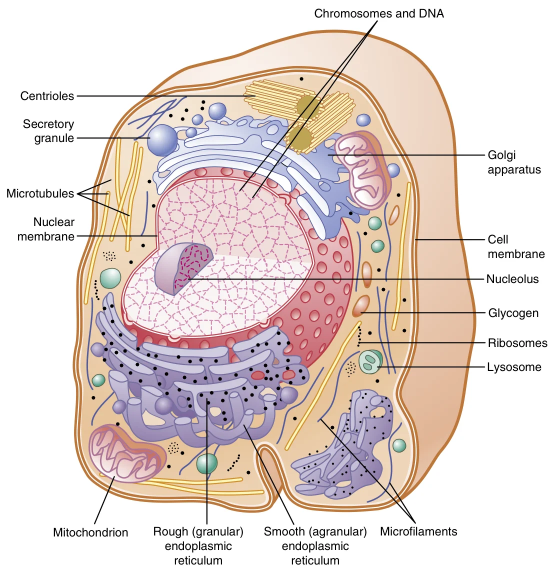
#> input picture content/figures/img/gh14-fig-02-02.webp, 1108 x 1147 px (shown at 1/2 size)
$ python -i prepare_figures.py   (imports and definitions only)
#> lines starting #> are read from the running program, lines starting #| are printed output that depends on the picture
#> further down, picture is the input picture: PIL image 1108x1147 RGB; mean R, G, B 228, 214.5, 209.9
"""iMedu rasmlarini ilova uchun tayyorlash.

    python tools/prepare_figures.py research/figures/01-rasmlar [boshqa papka ...]
    python tools/prepare_figures.py --map mapping.tsv     # har qatorda: <manba fayl> <TAB> r-chNN-MM

Har bir r-chNN-MM.(png|webp|jpg) uchun:
  * chetlaridagi bo'sh oq joy kesib olinadi, chekkadagi kulrang ramka chiziqlari öçiriladi;
  * kattalashtirilmaydi; eng uzun tomoni MAX_SIDE dan oshsa kichraytiriladi;
  * content/figures/img/ ga WebP qilib yoziladi: sxemalar (kam rangli) — lossless,
    3D rasmlar — sifat 92 (lossless hajmi 1,5 baravardan oshmasa lossless tanlanadi).
Pillow kerak (Anaconda python).
"""
import io
import os
import sys

from PIL import Image, ImageChops

OUT = os.path.join(os.path.dirname(os.path.abspath(__file__)), '..', 'content', 'figures', 'img')
MAX_SIDE = 2400
PAD = 0.025  # kesilgandan keyin qoldiriladigan oq chekka (eng uzun tomonga nisbatan)
EXTS = ('.png', '.webp', '.jpg', '.jpeg')


def trim(im):
    rgb = im.convert('RGB')
    w, h = rgb.size
#> w = 1108; h = 1147
    px = rgb.load()
    # 1) erase frame lines near the edges: a column/row in the outer 6% band where
    #    light-grey, unsaturated pixels run along more than half of the side.
    #    Only those grey pixels are painted white, so coloured drawing and dark text stay.
    def greyish(p):
        return max(p) - min(p) < 25 and 120 < p[0] < 245
    band_x, band_y = int(w * 0.06), int(h * 0.06)
#> band_x = 66; band_y = 68
    for x in list(range(band_x)) + list(range(w - band_x, w)):
        if sum(1 for y in range(0, h, 2) if greyish(px[x, y])) > 0.25 * h:
            for y in range(h):
                if greyish(px[x, y]):
                    px[x, y] = (255, 255, 255)
    for y in list(range(band_y)) + list(range(h - band_y, h)):
        if sum(1 for x in range(0, w, 2) if greyish(px[x, y])) > 0.25 * w:
            for x in range(w):
                if greyish(px[x, y]):
                    px[x, y] = (255, 255, 255)
    # 2) trim the white margins
    bg = Image.new('RGB', rgb.size, (255, 255, 255))
#> bg: PIL image 1108x1147 RGB; every value is 255
    box = ImageChops.difference(rgb, bg).convert('L').point(lambda v: 255 if v > 18 else 0).getbbox()
#> box = (14, 17, 1095, 1130)
    if not box:
        return rgb
    content = rgb.crop(box)
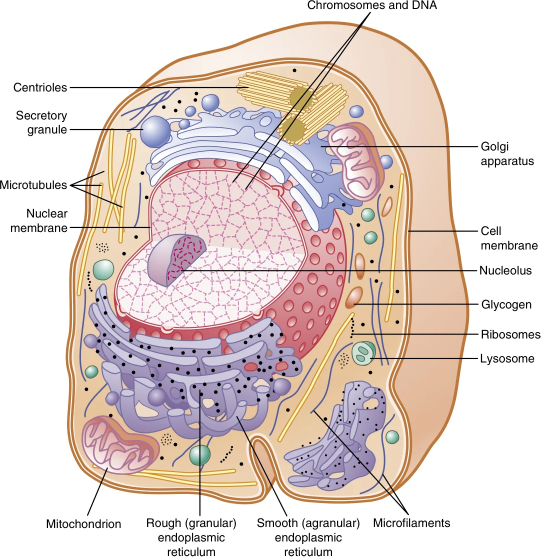
#> content: PIL image 1081x1113 RGB (shown at 1/2 size); mean R, G, B 226.5, 212.2, 207.3
    pad = int(max(content.size) * PAD)
#> pad = 27
    canvas = Image.new('RGB', (content.width + 2 * pad, content.height + 2 * pad), (255, 255, 255))
#> canvas: PIL image 1135x1167 RGB; every value is 255
    canvas.paste(content, (pad, pad))
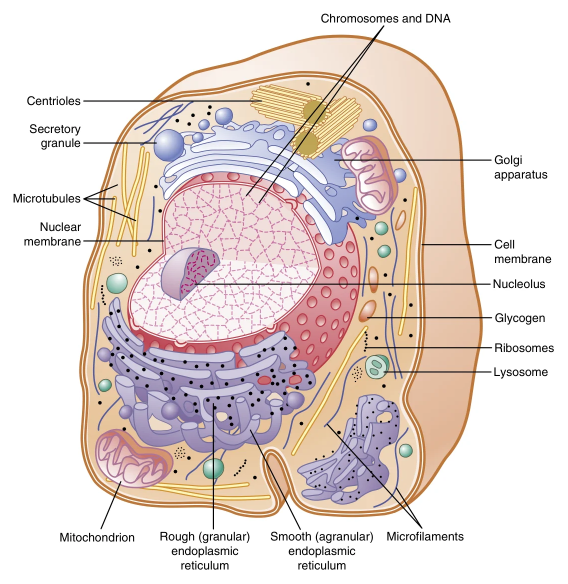
#> canvas: PIL image 1135x1167 RGB (shown at 1/2 size); mean R, G, B 229.1, 216.2, 211.7
    return canvas


def encode(im):
    lossy = io.BytesIO()
    im.save(lossy, 'WEBP', quality=92, method=6)
    lossless = io.BytesIO()
    im.save(lossless, 'WEBP', lossless=True, quality=100, method=6)
    if lossless.tell() <= 1.5 * lossy.tell():
        return lossless.getvalue(), 'lossless'
    return lossy.getvalue(), 'q92'


def process(src, fid):
    im = trim(Image.open(src))
    if max(im.size) > MAX_SIDE:
        im.thumbnail((MAX_SIDE, MAX_SIDE), Image.LANCZOS)
    data, mode = encode(im)
    with open(os.path.join(OUT, fid + '.webp'), 'wb') as f:
        f.write(data)
    print(f'{fid}: {im.size[0]}x{im.size[1]} {mode} {len(data) // 1024} KB')


def main(args):
    os.makedirs(OUT, exist_ok=True)
    if args[:1] == ['--map']:
        base = os.path.dirname(os.path.abspath(args[1]))
        for ln in open(args[1], encoding='utf-8'):
            if ln.strip() and not ln.startswith('#'):
                src, fid = [x.strip() for x in ln.split('\t')]
                process(os.path.join(base, src) if not os.path.isabs(src) else src, fid)
        return
    for d in args:
        for name in sorted(os.listdir(d)):
            stem, ext = os.path.splitext(name)
            if name.startswith('r-ch') and ext.lower() in EXTS:
                process(os.path.join(d, name), stem)


# [2 lines not run here, left out]

>>> from PIL import Image
>>> picture = Image.open('../content/figures/img/gh14-fig-02-02.webp')
>>> result = trim(picture)

$ run again, on content/figures/img/gh14-fig-04-04.webp
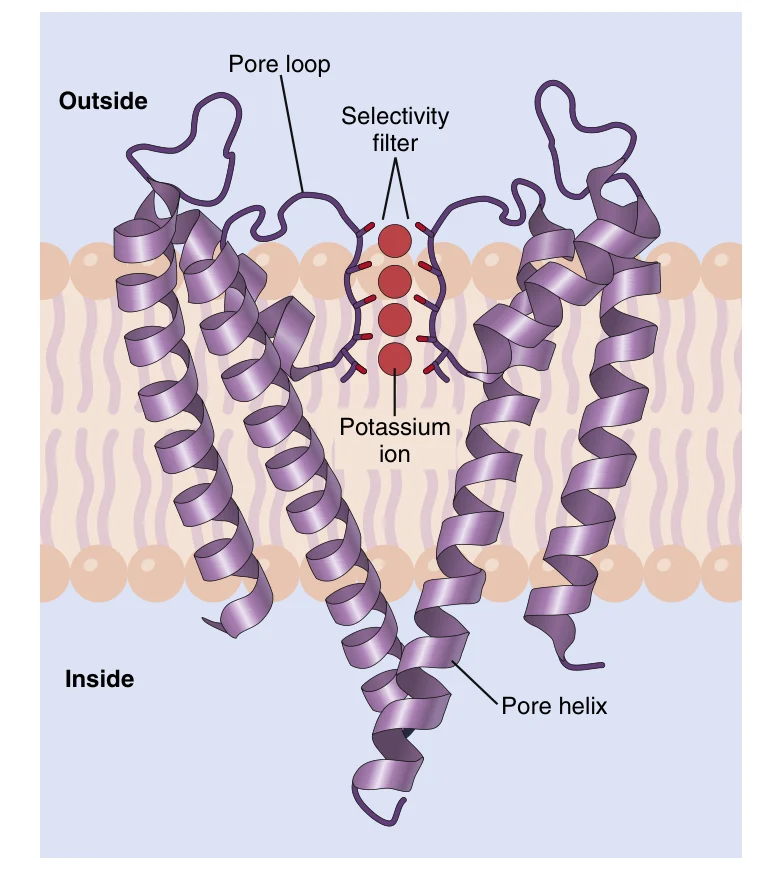
#> input picture content/figures/img/gh14-fig-04-04.webp, 771 x 870 px
#> picture is the input picture: PIL image 771x870 RGB; mean R, G, B 212.7, 204.7, 216.4
#> bg: PIL image 771x870 RGB; every value is 255
#> box = (40, 13, 742, 857)
#> in trim, `content = rgb.crop(box)`:
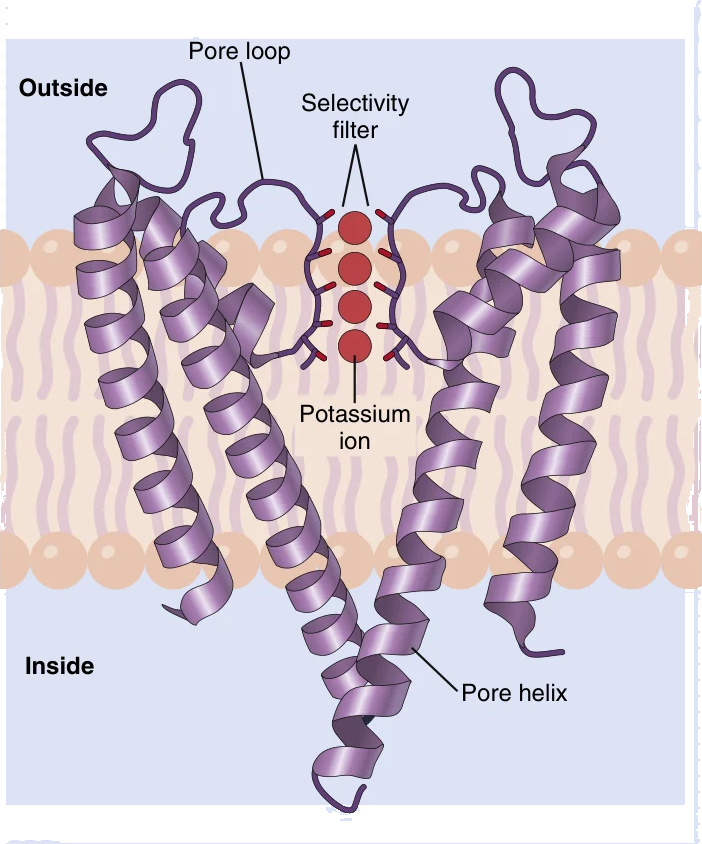
#> content: PIL image 702x844 RGB; mean R, G, B 210.8, 201.1, 212.5
#> in trim, `canvas.paste(content, (pad, pad))`:
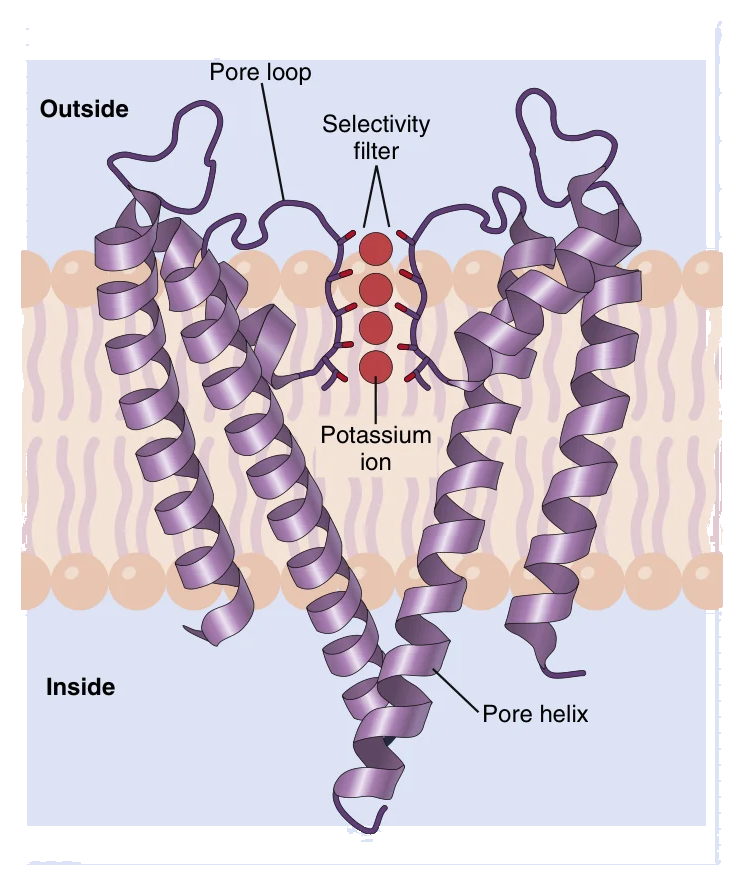
#> canvas: PIL image 744x886 RGB; mean R, G, B 215.3, 206.5, 216.8

$ run again, on content/figures/img/gh14-fig-04-08.webp
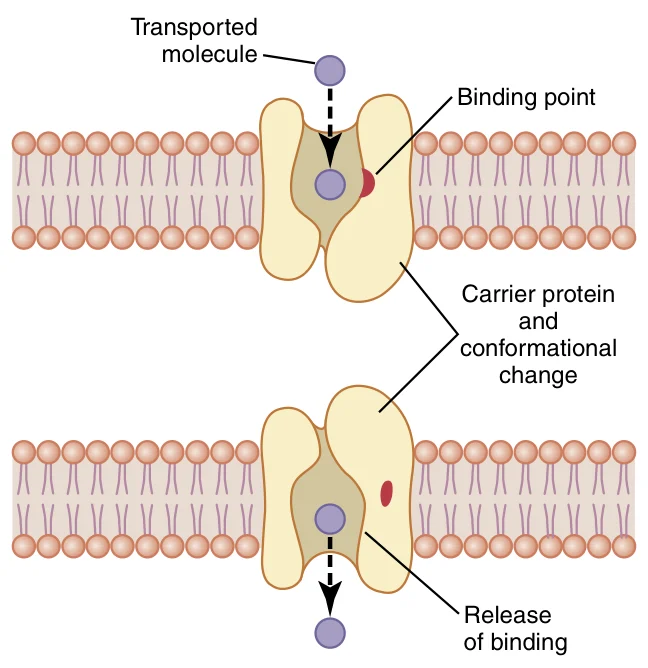
#> input picture content/figures/img/gh14-fig-04-08.webp, 648 x 668 px
#> picture is the input picture: PIL image 648x668 RGB; mean R, G, B 239.6, 230.6, 223.4
#> bg: PIL image 648x668 RGB; every value is 255
#> box = (11, 17, 637, 656)
#> in trim, `content = rgb.crop(box)`:
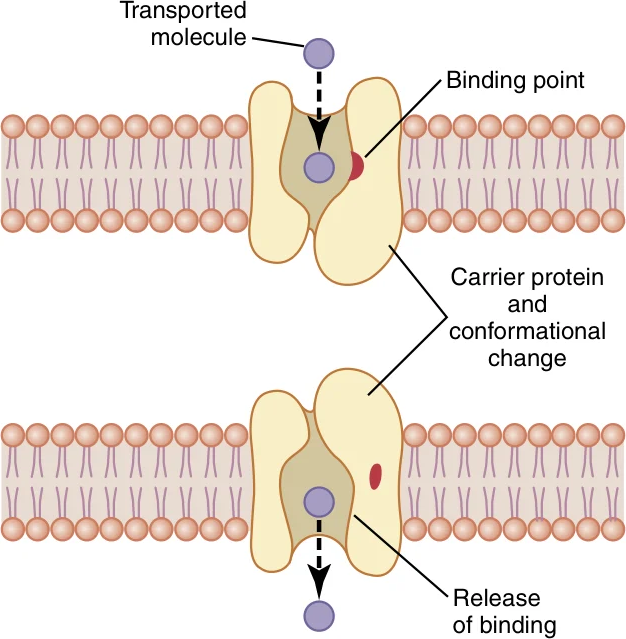
#> content: PIL image 626x639 RGB; mean R, G, B 238.3, 228.6, 220.8
#> in trim, `canvas.paste(content, (pad, pad))`:
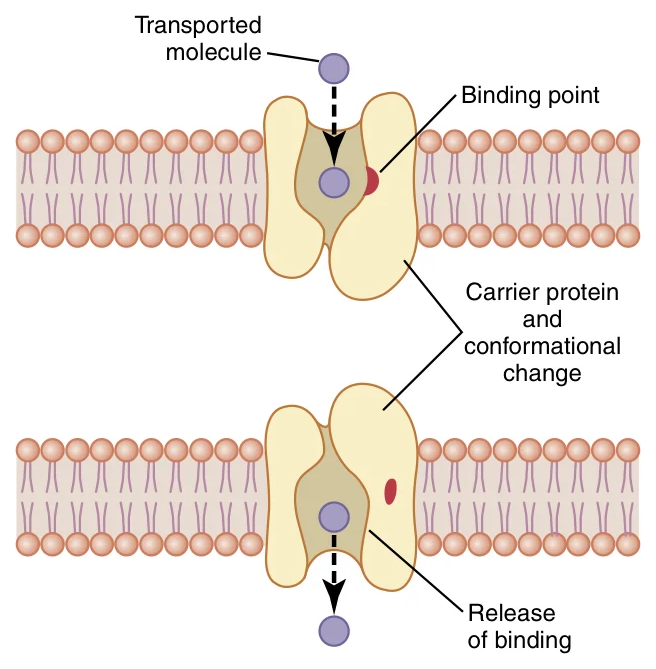
#> canvas: PIL image 656x669 RGB; mean R, G, B 239.8, 230.9, 223.8

$ run again, on content/figures/img/gh14-fig-04-10.webp
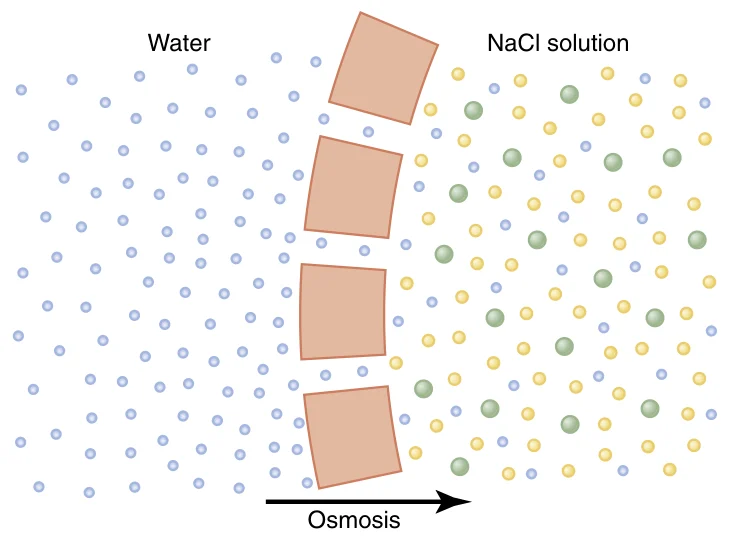
#> input picture content/figures/img/gh14-fig-04-10.webp, 729 x 546 px
#> picture is the input picture: PIL image 729x546 RGB; mean R, G, B 246.6, 243.4, 240.1
#> bg: PIL image 729x546 RGB; every value is 255
#> box = (13, 11, 717, 529)
#> in trim, `content = rgb.crop(box)`:
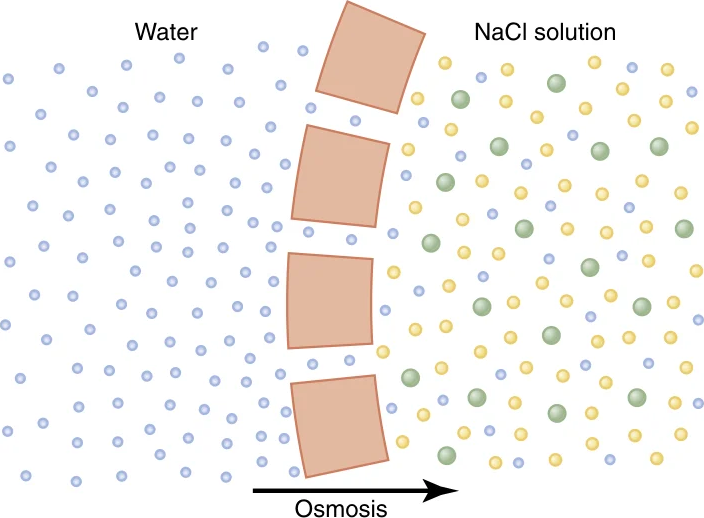
#> content: PIL image 704x518 RGB; mean R, G, B 245.8, 242.4, 238.7
#> in trim, `canvas.paste(content, (pad, pad))`:
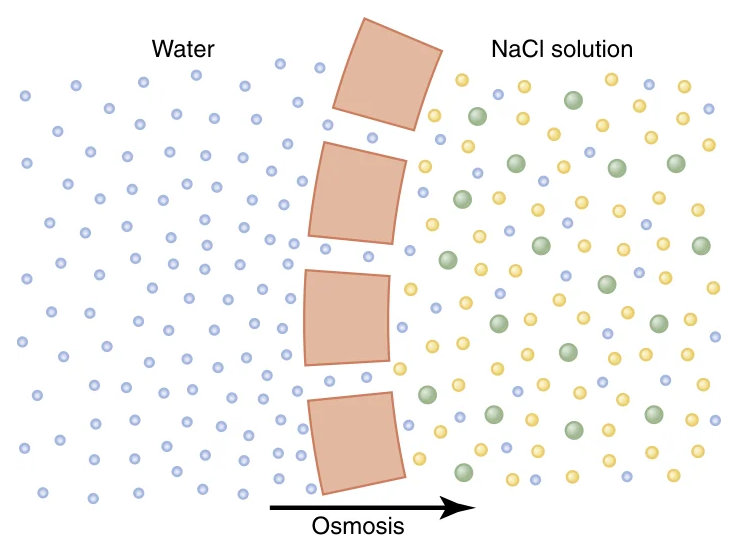
#> canvas: PIL image 738x552 RGB; mean R, G, B 246.8, 243.7, 240.4
